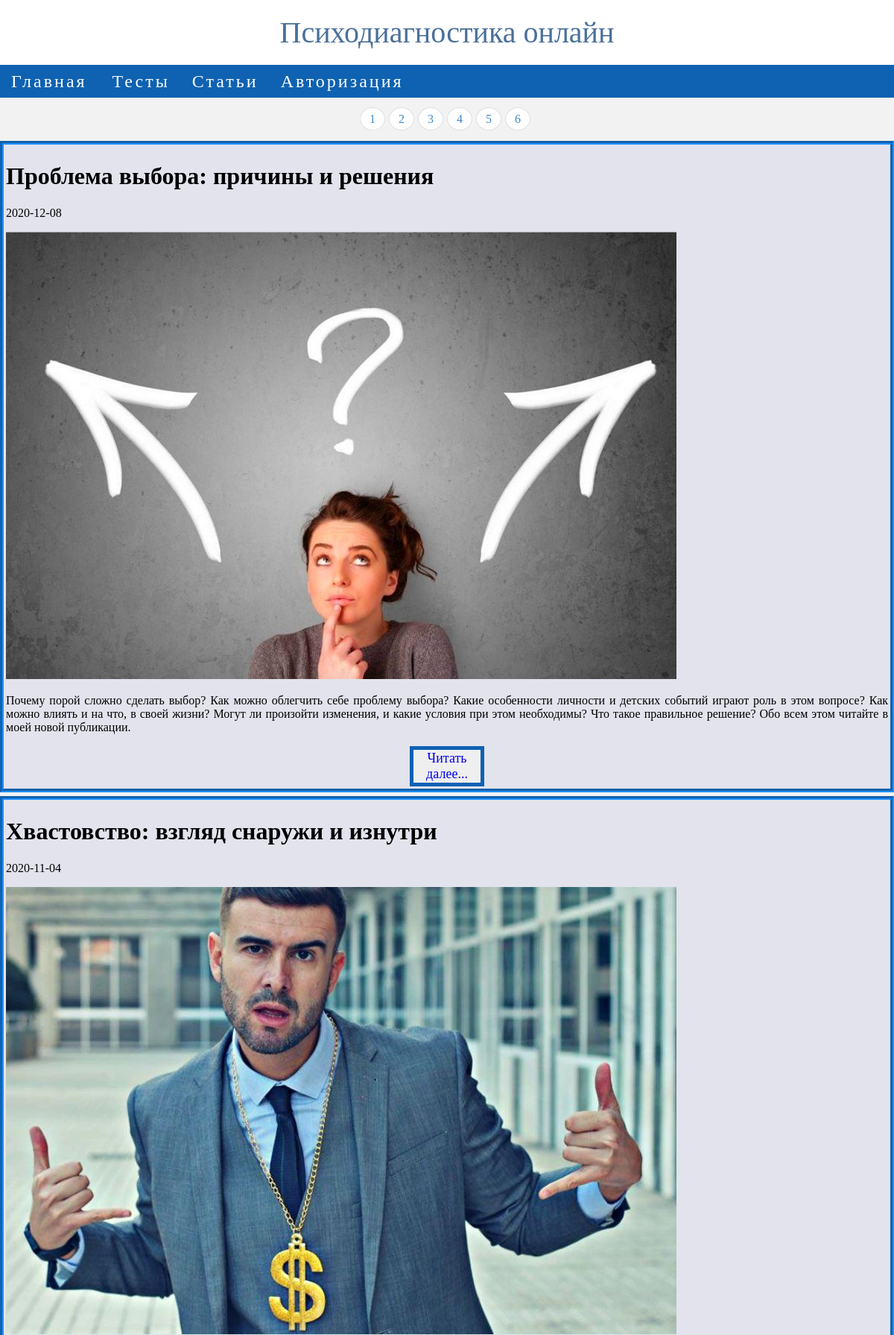
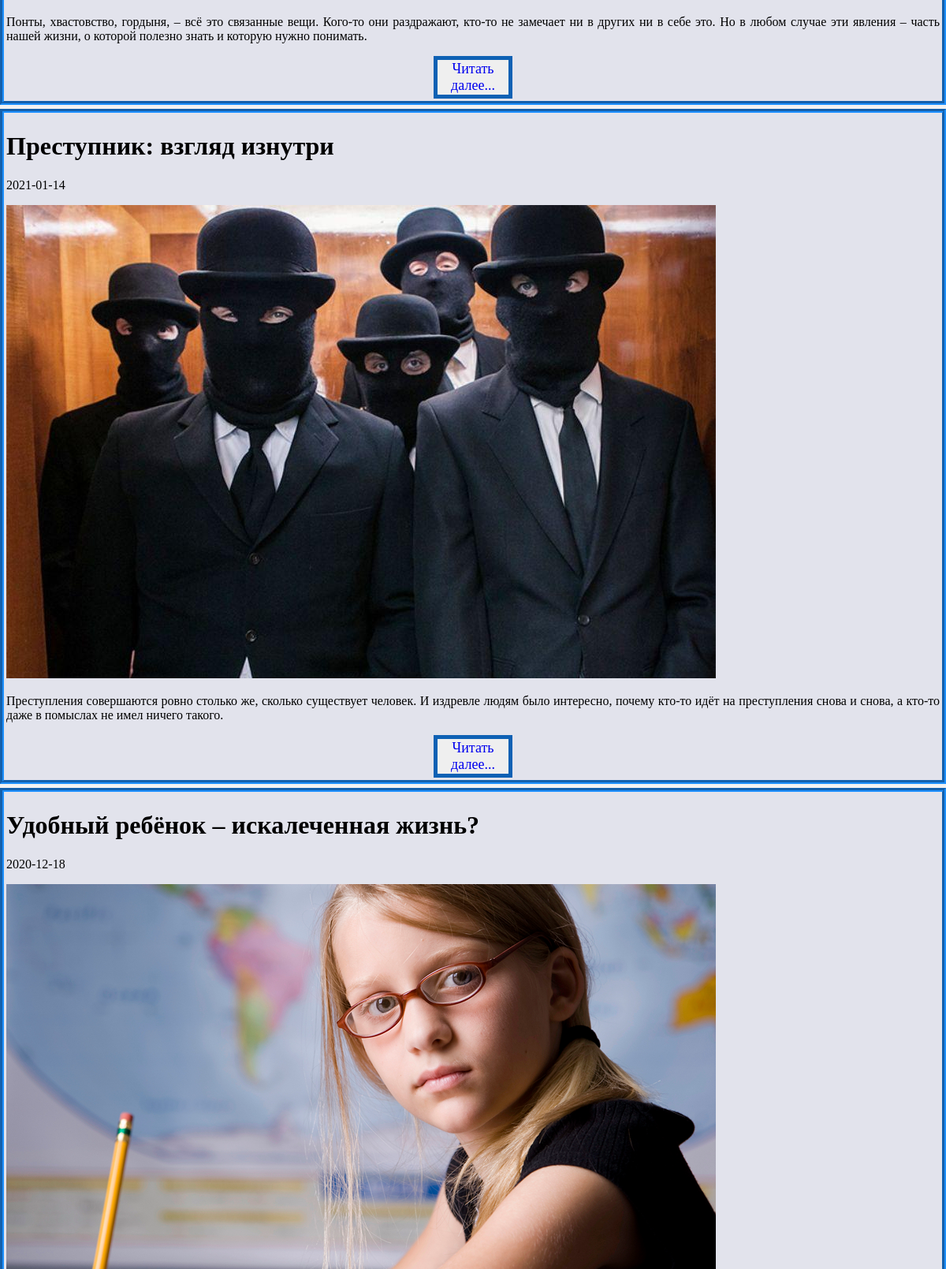
/?page=4 (upper part), run on the app's committed database (2 pictures, top to bottom).
### tables this page shows
CREATE TABLE `article` (
  `idarticle` int(11) NOT NULL,
  `article_title` varchar(100) NOT NULL,
  `article_description` text NOT NULL,
  `article_text` text NOT NULL,
  `article_date` date NOT NULL,
  `article_image` varchar(100) NOT NULL,
  `idcategory_article` int(11) NOT NULL
);

### classes/main.php (the view, shortened to what this page needs)
<?php
class main extends Meta
{
    public function get_content()
    {
        $page = (empty($_GET['page']) ? 1 : intval($_GET['page']));
        $notesOnPage = 5;
        $from = ($page - 1) * $notesOnPage;
        $query = "SELECT idarticle, article_title, article_description, article_date, article_image FROM article
WHERE idarticle > 0 LIMIT $from,$notesOnPage";
        $result = mysqli_query($this->db, $query);
        $query = "SELECT COUNT(*) as count FROM article";
        $result2 = mysqli_query($this->db, $query);
        $count = mysqli_fetch_assoc($result2)['count'];
        $pagesCount = ceil($count / $notesOnPage);
        echo '<div class="pagination-article">';
        for ($i = 1; $i <= $pagesCount; $i++) {
            printf("<a href='?page=$i'>$i</a>");
        }
        echo '</div>';
        $data = null;
        for ($data = []; $row = mysqli_fetch_assoc($result); $data[] = $row) ;
        echo '<div id = "main">';
        foreach ($data as $row) {
            printf("<div class='block'>
<p>%s</p>
<p>%s</p>
<p><img src = '%s'>%s</p>
<button class='btn' id='btn'><a class='link' href  ='?option=view_article&idarticle=%s'>Читать далее...</a></button>
</div>", $row['article_title'], $row['article_date'], $row['article_image'], $row['article_description'], $row['idarticle']);
        }
        echo '</div>';
    }
}

### Style.css (style rules this page uses)
* { box-sizing: border-box; }
body { margin: 0; background: #f2f2f2; }
button.btn { color: #0b43dd; padding: auto; width: 100px; text-decoration: none; text-align: center; margin: auto; display: block; background-image: linear-gradient(to left, transparent, transparent 50%, #d7dfff 50%, #d7dfff); background-position: 100% 0; background-size: 200% 100%; transition: all .25s ease-in; font: 400 18px tahoma; border: 5px solid #0e61b4; }
a.link { text-decoration: none; }
.block { border: 5px groove #1E90FF; padding: 3px; margin-bottom: 5px; background-color: #e2e3ec; text-align: justify; }
.pagination-article { margin: 20px; text-align: center; }
.pagination-article a { border: 1px solid #ddd; border-radius: 50%; padding: 6px 12px; text-decoration: none; background: #fff; color: #428bca; margin: 0 5px 0 0; }

### data on the page
article: article_title "Проблема выбора: причины и решения", article_date "2020-12-08", article_image (picture), article_description "Почему порой сложно сделать выбор? Как можно облегчить себе проблему выбора? Какие особенности личности и детских событий играют роль в этом вопросе? Как можно влиять и на что, в своей жизни? Могут ли произойти изменения, и какие условия при этом необходимы? Что такое правильное решение? Обо всем этом читайте в моей новой публикации."
article: article_title "Хвастовство: взгляд снаружи и изнутри", article_date "2020-11-04", article_image (picture), article_description "Понты, хвастовство, гордыня, – всё это связанные вещи. Кого-то они раздражают, кто-то не замечает ни в других ни в себе это. Но в любом случае эти явления – часть нашей жизни, о которой полезно знать и которую нужно понимать."
article: article_title "Преступник: взгляд изнутри", article_date "2021-01-14", article_image (picture), article_description "Преступления совершаются ровно столько же, сколько существует человек. И издревле людям было интересно, почему кто-то идёт на преступления снова и снова, а кто-то даже в помыслах не имел ничего такого."
article: article_title "Удобный ребёнок – искалеченная жизнь?", article_date "2020-12-18", article_image (picture)
